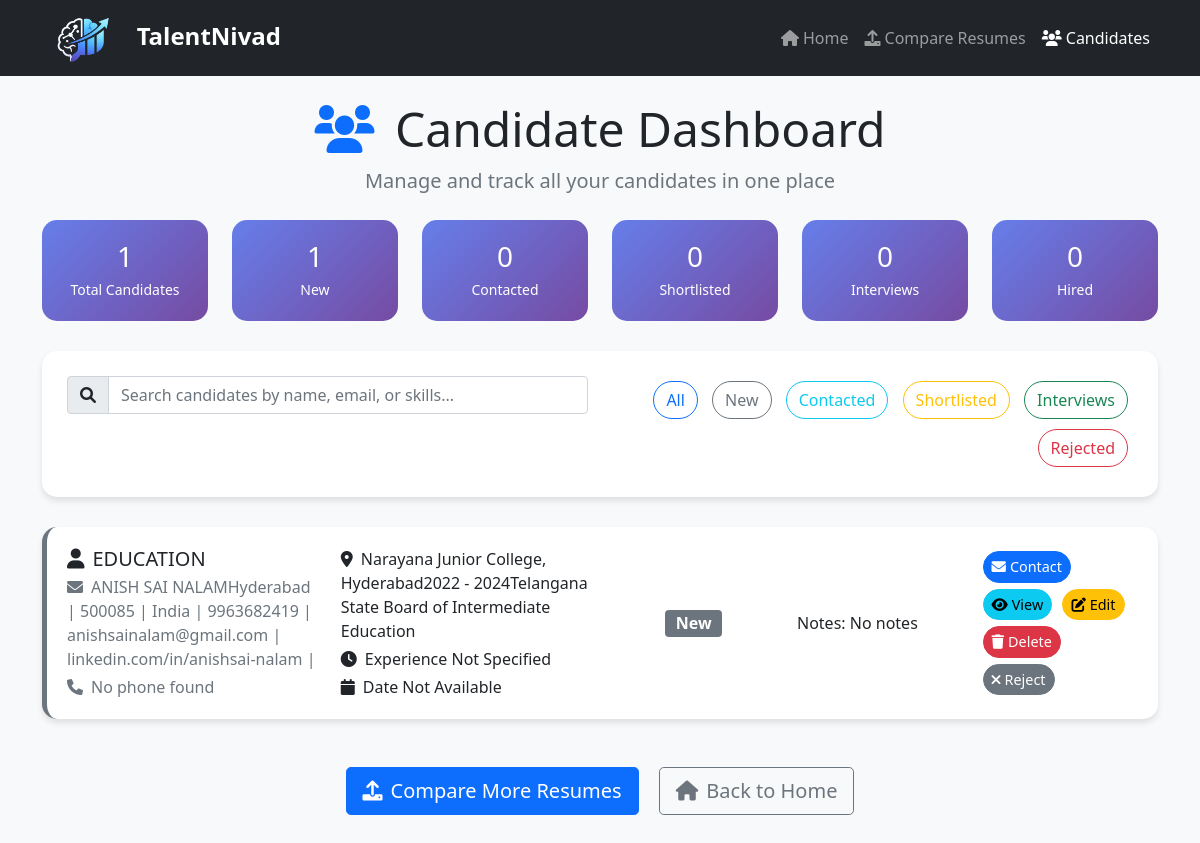
The page /candidates on the database its author committed.
### app.py (models this page shows)
class Candidate(db.Model):
    id = db.Column(db.Integer, primary_key=True)
    name = db.Column(db.String(200))
    email = db.Column(db.String(200))
    phone = db.Column(db.String(50))
    location = db.Column(db.String(200))
    experience = db.Column(db.String(100))
    status = db.Column(db.String(100), default="New")
    notes = db.Column(db.Text)
    resume_filename = db.Column(db.String(200))

### app.py (the view)
@app.route('/candidates')
def candidate_dashboard():
    candidates = Candidate.query.all()
    total = len(candidates)
    new = len([c for c in candidates if c.status == 'New'])
    contacted = len([c for c in candidates if c.status == 'Contacted'])
    shortlisted = len([c for c in candidates if c.status == 'Shortlisted'])
    interviews = len([c for c in candidates if c.status == 'Interview Scheduled'])
    return render_template(
        'candidate_dashboard.html',
        candidates=candidates,
        total=total,
        new=new,
        contacted=contacted,
        shortlisted=shortlisted,
        interviews=interviews
    )

### templates/candidate_dashboard.html (shortened to what this page needs)
<!DOCTYPE html>
<html lang="en">
<head>
    <link href="https://cdn.jsdelivr.net/npm/bootstrap@5.1.3/dist/css/bootstrap.min.css" rel="stylesheet">
    <link rel="stylesheet" href="https://cdnjs.cloudflare.com/ajax/libs/font-awesome/6.0.0/css/all.min.css">
</head>
<body class="bg-light">
    <nav class="navbar navbar-expand-lg navbar-dark bg-dark">
        <div class="container">
            <a class="navbar-brand" href="/">
                <img src="{{ url_for('static', filename='logo.png') }}" height="50"class="me-2">
TalentNivad
            </a>
            <div class="collapse navbar-collapse" id="navbarNav">
                <ul class="navbar-nav ms-auto">
                    <li class="nav-item">
                        <a class="nav-link" href="/">
                            <i class="fas fa-home me-1"></i>Home
                        </a>
                    </li>
                    <li class="nav-item">
                        <a class="nav-link" href="/compare">
                            <i class="fas fa-upload me-1"></i>Compare Resumes
                        </a>
                    </li>
                    <li class="nav-item">
                        <a class="nav-link active" href="/candidates">
                            <i class="fas fa-users me-1"></i>Candidates
                        </a>
                    </li>
                </ul>
            </div>
        </div>
    </nav>
    <div class="container mt-4">
        <div class="text-center mb-4">
            <h1 class="display-5">
                <i class="fas fa-users text-primary me-2"></i>
                Candidate Dashboard
            </h1>
            <p class="lead text-muted">Manage and track all your candidates in one place</p>
        </div>
        <div class="row">
            <div class="col-md-2">
                <div class="stats-card text-center">
                    <h3 class="mb-1">{{ candidates|length }}</h3>
                    <small>Total Candidates</small>
                </div>
            </div>
            <div class="col-md-2">
                <div class="stats-card text-center">
                    <h3 class="mb-1">{{ candidates|selectattr('status', 'equalto', 'New')|list|length }}</h3>
                    <small>New</small>
                </div>
            </div>
            <div class="col-md-2">
                <div class="stats-card text-center">
                    <h3 class="mb-1">{{ candidates|selectattr('status', 'equalto', 'Contacted')|list|length }}</h3>
                    <small>Contacted</small>
                </div>
            </div>
            <div class="col-md-2">
                <div class="stats-card text-center">
                    <h3 class="mb-1">{{ candidates|selectattr('status', 'equalto', 'Shortlisted')|list|length }}</h3>
                    <small>Shortlisted</small>
                </div>
            </div>
            <div class="col-md-2">
                <div class="stats-card text-center">
                    <h3 class="mb-1">{{ candidates|selectattr('status', 'equalto', 'Interview Scheduled')|list|length }}</h3>
                    <small>Interviews</small>
                </div>
            </div>
            <div class="col-md-2">
                <div class="stats-card text-center">
                    <h3 class="mb-1">{{ candidates|selectattr('status', 'equalto', 'Hired')|list|length }}</h3>
                    <small>Hired</small>
                </div>
            </div>
        </div>
        <div class="search-section">
            <div class="row">
                <div class="col-md-6">
                    <div class="input-group">
                        <span class="input-group-text">
                            <i class="fas fa-search"></i>
                        </span>
                        <input type="text" class="form-control" id="searchInput"
                               placeholder="Search candidates by name, email, or skills...">
                    </div>
                </div>
                <div class="col-md-6">
                    <div class="filter-buttons text-end">
                        <button class="btn btn-outline-primary" onclick="filterByStatus('all')">All</button>
                        <button class="btn btn-outline-secondary" onclick="filterByStatus('New')">New</button>
                        <button class="btn btn-outline-info" onclick="filterByStatus('Contacted')">Contacted</button>
                        <button class="btn btn-outline-warning" onclick="filterByStatus('Shortlisted')">Shortlisted</button>
                        <button class="btn btn-outline-success" onclick="filterByStatus('Interview Scheduled')">Interviews</button>
                        <button class="btn btn-outline-danger" onclick="filterByStatus('Rejected')">Rejected</button>
                    </div>
                </div>
            </div>
        </div>
        <div id="candidatesList">
            {% if candidates %}
            {% for profile in candidates %}
            <div class="candidate-card status-{{ profile.status.lower().replace(' ', '-') if profile.status else 'new' }}"
                 data-status="{{ profile.status or 'New' }}"
                 data-name="{{ profile.name or '' }}"
                 data-email="{{ profile.email or '' }}">
                <div class="row align-items-center">
                    <div class="col-md-3">
                        <h5 class="mb-1">
                            <i class="fas fa-user me-2"></i>{{ profile.name or 'Name Not Detected' }}
                        </h5>
                        <p class="text-muted mb-1">
                            <i class="fas fa-envelope me-2"></i>{{ profile.email or 'Email Not Detected' }}
                        </p>
                        <p class="text-muted mb-0">
                            <i class="fas fa-phone me-2"></i>{{ profile.phone or 'Phone Not Detected' }}
                        </p>
                    </div>
                    <div class="col-md-3">
                        <p class="mb-1">
                            <i class="fas fa-map-marker-alt me-2"></i>{{ profile.location or 'Location Not Detected' }}
                        </p>
                        <p class="mb-1">
                            <i class="fas fa-clock me-2"></i>{{ profile.experience_years or 'Experience Not Specified' }}
                        </p>
                        <p class="mb-0">
                            <i class="fas fa-calendar me-2"></i>{{ profile.upload_date or 'Date Not Available' }}
                        </p>
                    </div>
                    <div class="col-md-2 text-center">
                        <span class="badge bg-{{ 'success' if profile.status == 'Contacted' else 'warning' if profile.status == 'Shortlisted' else 'danger' if profile.status == 'Rejected' else 'info' if profile.status == 'Interview Scheduled' else 'secondary' }} fs-6">
                            {{ profile.status or 'New' }}
                        </span>
                    </div>
                    <div class="col-md-2">
                        Notes:
                        {% if profile.notes %}
                        {{ profile.notes[:50] }}{% if profile.notes|length > 50 %}...{% endif %}
                        {% else %}
                        No notes
                        {% endif %}
                    </div>
                    <div class="col-md-2">
                        <div class="candidate-actions">
                        {% set candidate_id = profile.resume_filename.replace('.docx','').replace('.pdf','') %}
                            <a href="{{ url_for('contact_candidate', filename=profile.resume_filename) }}"
                               class="btn btn-primary btn-sm">
                                <i class="fas fa-envelope me-1"></i>Contact
                            </a>
                            <a href="{{ url_for('view_candidate', candidate_id=profile.resume_filename.replace('.docx', '')) }}"
                               class="btn btn-info btn-sm">
                                <i class="fas fa-eye me-1"></i>View
                            </a>
                            <button class="btn btn-warning btn-sm" onclick="editCandidate('{{ candidate_id }}')">
                            <i class="fas fa-edit me-1"></i>Edit
                            </button>
                            <button class="btn btn-danger btn-sm" onclick="deleteCandidate('{{ candidate_id }}')">
                            <i class="fas fa-trash me-1"></i>Delete
                            </button>
                            <button class="btn btn-secondary btn-sm" onclick="rejectCandidate('{{ candidate_id }}')">
                            <i class="fas fa-times me-1"></i>Reject
                            </button>
                        </div>
                    </div>
                </div>
            </div>
            {% endfor %}
            {% endif %}
        </div>
        <div class="text-center mt-5 mb-5">
            <a href="/compare" class="btn btn-primary btn-lg me-3">
                <i class="fas fa-upload me-2"></i>Compare More Resumes
            </a>
            <a href="/" class="btn btn-outline-secondary btn-lg">
                <i class="fas fa-home me-2"></i>Back to Home
            </a>
        </div>
    </div>
</body>
</html>

### templates/candidate_dashboard.html (style rules this page uses)
.navbar-brand { font-weight: bold; font-size: 1.5rem; }
.navbar-nav .nav-link { font-weight: 500; transition: color 0.3s ease; }
.stats-card { background: linear-gradient(135deg, #667eea 0%, #764ba2 100%); color: white; border-radius: 15px; padding: 20px; margin-bottom: 30px; transition: transform 0.3s ease; }
.candidate-card { background: white; border-radius: 15px; box-shadow: 0 4px 6px rgba(0, 0, 0, 0.1); padding: 20px; margin-bottom: 20px; transition: transform 0.3s ease; border-left: 5px solid #dee2e6; }
.status-new { border-left-color: #6c757d; }
.search-section { background: white; border-radius: 15px; box-shadow: 0 4px 6px rgba(0, 0, 0, 0.1); padding: 25px; margin-bottom: 30px; }
.filter-buttons .btn { border-radius: 25px; margin: 5px; }
.candidate-actions .btn { border-radius: 20px; margin: 3px; font-size: 0.9rem; }

### rows shown on the page
Candidate: name "EDUCATION", email "ANISH SAI NALAMHyderabad | 500085 | India | 9963682419 | anishsainalam@gmail.com | linkedin.com/in/anishsai-nalam |", phone "No phone found", location "Narayana Junior College, Hyderabad2022 - 2024Telangana State Board of Intermediate Education", experience_years "Experience Not Specified", upload_date "Date Not Available", status "New", notes "No notes"

### other values the page prints
{{ candidates|length }} "1"
{{ candidates|selectattr('status', 'equalto', 'New')|list|length }} "1"
{{ candidates|selectattr('status', 'equalto', 'Contacted')|list|length }} "0"
{{ candidates|selectattr('status', 'equalto', 'Shortlisted')|list|length }} "0"
{{ candidates|selectattr('status', 'equalto', 'Hired')|list|length }} "0"
